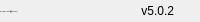
              <widget class="QFrame" name="bottomBar">
               <property name="minimumSize">
                <size>
                 <width>0</width>
                 <height>0</height>
                </size>
               </property>
               <property name="maximumSize">
                <size>
                 <width>16777215</width>
                 <height>22</height>
                </size>
               </property>
               <property name="styleSheet">
                <string notr="true"/>
               </property>
               <property name="frameShape">
                <enum>QFrame::NoFrame</enum>
               </property>
               <property name="frameShadow">
                <enum>QFrame::Raised</enum>
               </property>
               <layout class="QHBoxLayout" name="horizontalLayout_3">
                <property name="leftMargin">
                 <number>0</number>
                </property>
                <property name="topMargin">
                 <number>0</number>
                </property>
                <property name="rightMargin">
                 <number>0</number>
                </property>
                <property name="bottomMargin">
                 <number>0</number>
                </property>
                <item>
                 <widget class="QLabel" name="creditsLabel">
                  <property name="enabled">
                   <bool>true</bool>
                  </property>
                  <property name="maximumSize">
                   <size>
                    <width>16777215</width>
                    <height>16</height>
                   </size>
                  </property>
                  <property name="font">
                   <font>
                    <family>Segoe UI</family>
                    <pointsize>-1</pointsize>
                    <italic>false</italic>
                    <bold>false</bold>
                   </font>
                  </property>
                  <property name="text">
                   <string>By: fofaSpider - wjlin0 改编至 PyDracula</string>
                  </property>
                  <property name="alignment">
                   <set>Qt::AlignLeading|Qt::AlignLeft|Qt::AlignVCenter</set>
                  </property>
                 </widget>
                </item>
                <item>
                 <widget class="QLabel" name="version">
                  <property name="text">
                   <string>v5.0.2</string>
                  </property>
                  <property name="alignment">
                   <set>Qt::AlignRight|Qt::AlignTrailing|Qt::AlignVCenter</set>
                  </property>
                 </widget>
                </item>
                <item>
                 <widget class="QFrame" name="frame_size_grip">
                  <property name="minimumSize">
                   <size>
                    <width>20</width>
                    <height>0</height>
                   </size>
                  </property>
                  <property name="maximumSize">
                   <size>
                    <width>20</width>
                    <height>16777215</height>
                   </size>
                  </property>
                  <property name="frameShape">
                   <enum>QFrame::NoFrame</enum>
                  </property>
                  <property name="frameShadow">
                   <enum>QFrame::Raised</enum>
                  </property>
                 </widget>
                </item>
               </layout>
              </widget>
